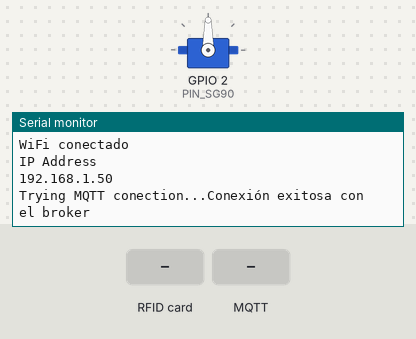
The sketch below on a simulated ESP32. On the bench: servo, the last lines printed to the serial monitor. The inputs (shaded band) are chosen by the test bench. WiFi joins after 1.5 s; servers stay silent unless stated; no MQTT or app messages arrive unless stated.

Above: at 4.2 s.
4.3 s: RFID card 72 47 4D DF held to the reader
At 5.5 s:
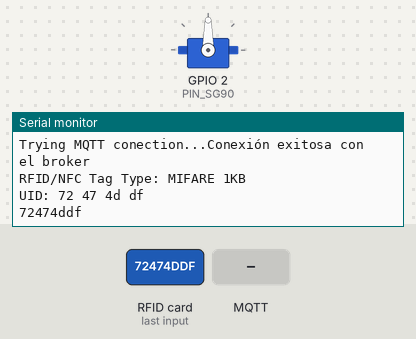
5.8 s: MQTT message "on" arrives on the first subscribed topic
At 6.3 s:
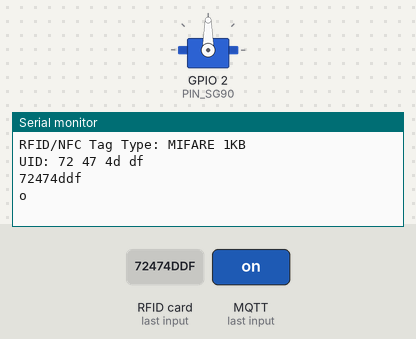
7.3 s: RFID card 5E 7A 19 C4 held to the reader
At 8.1 s:
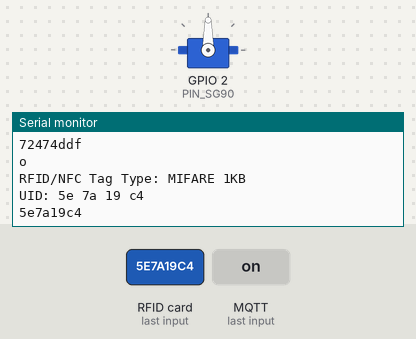

The sketch:

RFID.ino
```cpp
#include <SPI.h>
#include <MFRC522.h>
#include <PubSubClient.h>
#include <WiFi.h>
#include <ESP32Servo.h>

//#include <Servo.h>

//PINES RFID y servo
#define SS_PIN 5
#define RST 27
#define PIN_SG90 2
Servo pluma;

//Objeto RFID, WIFI, ESP - MQTT
MFRC522 rfid(SS_PIN, RST);
WiFiClient espClient;
PubSubClient client(espClient);
const char* ssid = "SATCO-053423";
const char* password = "72474DDF";
const char* mqtt_server = "192.168.0.145";

//Variables leídas y msj a node-red
char msg[16];
String tag;
String lectura[16];

void setup() {
  Serial.begin(115200);
  //Iniciar conexión wifi
  setup_wifi();
  delay(500);
  //Iniciar RFID
  pluma.setPeriodHertz(50); // PWM frequency for SG90
  pluma.attach(PIN_SG90, 500, 2400); // Minimum and maximum pulse width (in µs) to go from 0° to 180
  //pluma.write(90);
  SPI.begin();
  rfid.PCD_Init();
  //Conectarse con el broker
  client.setServer(mqtt_server, 1883);
  delay(1000);
  client.setCallback(callback);
}

void loop() {
  //Verificar conexión con el broker
  if(!client.connected()){
    reconnect();
  }

  client.loop();
  //Lectura de RFID
  if (rfid.PICC_IsNewCardPresent()) { // new tag is available
    if (rfid.PICC_ReadCardSerial()) { // NUID has been readed
      MFRC522::PICC_Type piccType = rfid.PICC_GetType(rfid.uid.sak);
      Serial.print("RFID/NFC Tag Type: ");
      Serial.println(rfid.PICC_GetTypeName(piccType));

      // print UID in Serial Monitor in the hex format
      Serial.print("UID:");
      for (int i = 0; i < rfid.uid.size; i++) {
        Serial.print(rfid.uid.uidByte[i] < 0x10 ? " 0" : " ");
        lectura[i] =(String(rfid.uid.uidByte[i], HEX));
        Serial.print(lectura[i]);
      }
      Serial.println();
      tag = (lectura[0] + lectura[1] + lectura[2] + lectura[3]);
      tag.toCharArray(msg,16);
      Serial.println(msg);
      rfid.PICC_HaltA(); // halt PICC
      rfid.PCD_StopCrypto1(); // stop encryption on PCD
      client.publish("canal3", msg);
    }
    //Serial.println();
  }

}

void setup_wifi(){
  Serial.println();
  Serial.print("Conectando a: ");
  Serial.println(ssid);
  WiFi.begin(ssid, password);
  while(WiFi.status() != WL_CONNECTED){
    delay(500);
    Serial.println(".");
  }
  Serial.println("");
  Serial.println("WiFi conectado");
  Serial.println("IP Address");
  Serial.println(WiFi.localIP());
}

void reconnect(){
  Serial.print("Trying MQTT conection...");
  if(client.connect("RFID")){
    Serial.println("Conexión exitosa con el broker");
    client.subscribe("canal4");
  }
  else{
    Serial.println("Conexión fallida");
    Serial.print("Fallo, rc=");
    Serial.println(client.state());
  }
}

void callback(char* topic, byte* payload, unsigned int length){
  payload[length]='\O';
  String val = String((char*)payload);
  Serial.println(val[0]);
  if(val[0]=='1'){
    //for (int pos = 0; pos <= 90; pos += 1) {
    pluma.write(90);
    //  delay(10);
    //}
    //delay(200);
    //pluma.detach();
      //delay(10);
    delay(7000);
    //pluma.attach(PIN_SG90, 500, 2400);
    //for (int pos = 90; pos >= 0; pos -= 1) {
    pluma.write(180);
      //delay(10);
    //}
    //delay(200);
    //pluma.detach();
     // delay(10);

  }
}
```

Measured:
- after the input at 4.3 s, the serial monitor: prints a new line at once (image 1)
- after the input at 5.8 s, the serial monitor: prints a new line at once (image 2)
- after the input at 7.3 s, the serial monitor: prints a new line at once (image 3)
